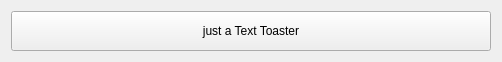
<?xml version="1.0" encoding="UTF-8"?>
<ui version="4.0">
 <class>Toaster</class>
 <widget class="QWidget" name="Toaster">
  <property name="geometry">
   <rect>
    <x>0</x>
    <y>0</y>
    <width>498</width>
    <height>58</height>
   </rect>
  </property>
  <property name="windowTitle">
   <string>Form</string>
  </property>
  <property name="autoFillBackground">
   <bool>false</bool>
  </property>
  <layout class="QHBoxLayout" name="horizontalLayout">
   <item>
    <widget class="QPushButton" name="pushButton_navBar">
     <property name="sizePolicy">
      <sizepolicy hsizetype="Preferred" vsizetype="Preferred">
       <horstretch>0</horstretch>
       <verstretch>0</verstretch>
      </sizepolicy>
     </property>
     <property name="minimumSize">
      <size>
       <width>480</width>
       <height>40</height>
      </size>
     </property>
     <property name="text">
      <string>just a Text Toaster</string>
     </property>
     <property name="flat">
      <bool>false</bool>
     </property>
    </widget>
   </item>
  </layout>
 </widget>
 <resources/>
 <connections/>
</ui>
